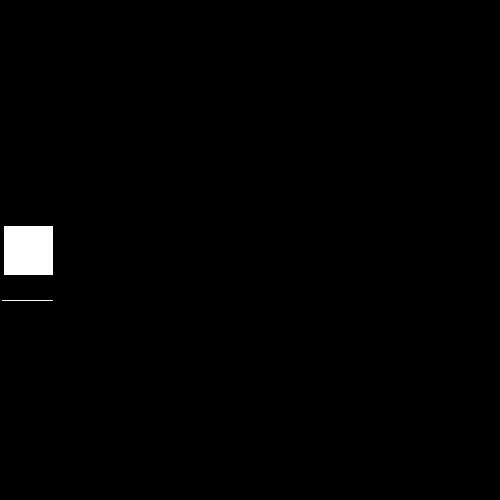
Frame 1 (no input)
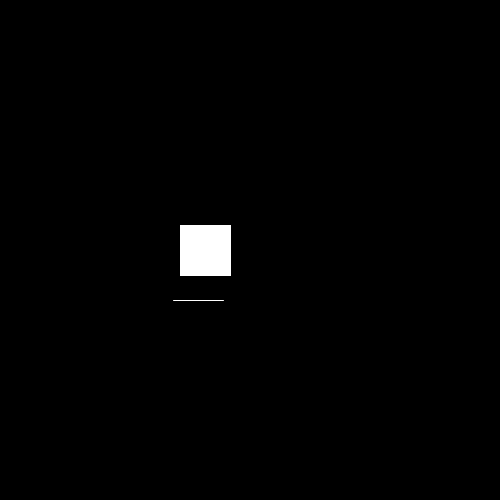
Frame 60 (the mouse pressed at the canvas centre just before this capture)
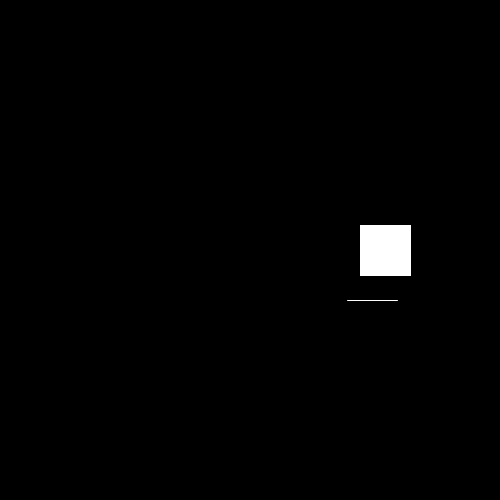
Frame 120 (the mouse held since frame 60 and released just before this capture)

The Processing sketch that drew these frames (run headless with seeded random() and noise(); from frame 60 on, the mouse is pressed at the canvas centre):

// Processing sketch: square_line_moving
// ── square_line_moving.pde
float x=0;
float speed=3;
float x1 =0;
float speed1 =2.9;


void setup() {
  size(500,500);
}


void draw (){
  background(0);
  x = x+speed;
  if((x>450) || (x<0)) {
    speed = speed *-1;
  }
  
  fill(255);
  rect(x,225,50,50);
  
  x1=x1+speed1;
  if ((x1>450) || (x1<0)) {
    speed1 = speed1 *-1;
  }
  stroke(255);
  line(x1,300,x1+50,300);
 

}
